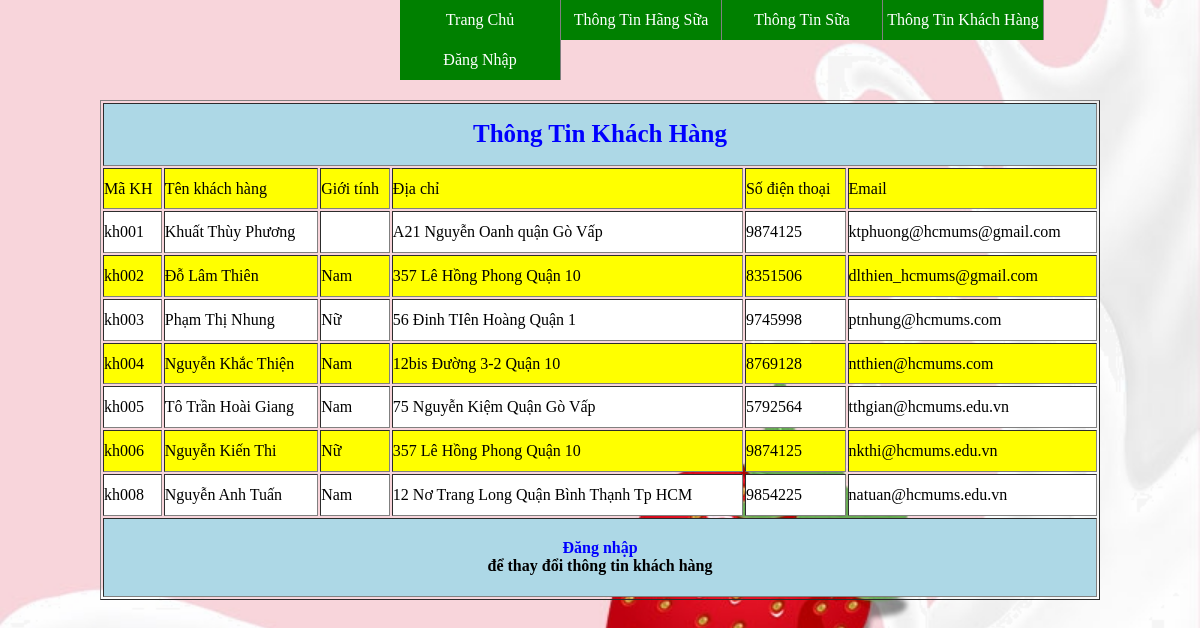
The app's page /thongtinkh.php with its own data.
### tables this page shows
CREATE TABLE `khachhang` (
  `id` int(11) NOT NULL,
  `makh` varchar(15) NOT NULL,
  `tenkh` varchar(255) NOT NULL,
  `gioitinhkh` varchar(15) NOT NULL DEFAULT '0',
  `diachikh` varchar(255) NOT NULL,
  `dienthoaikh` varchar(15) NOT NULL,
  `emailkh` varchar(255) NOT NULL
);

### thongtinkh.php (the view, shortened to what this page needs)
<!DOCTYPE html>
<html>
<head>
	<link rel="stylesheet" type="text/css" href="giaodien.css">
</head>
<body background="image\nen.jpg" id="nen">
	<?php
		require("ketnoi.php");
		$sql = "select *from khachhang";
		$result = mysqli_query($conn,$sql);
	 ?>
	<div id="container">
		<div id="menu">
			<ul>
				<li><a href="trangchu.php">Trang Chủ</a></li>
				<li><a href="giaodien.php">Thông Tin Hãng Sữa</a></li>
				<li><a href="thongtinsua.php">Thông Tin Sữa</a></li>
				<li><a href="thongtinkh.php">Thông Tin Khách Hàng</a></li>
				<li><a href="login.php">Đăng Nhập</a></li>
			</ul>
		</div>
				<form>
					<table border="1">
						<tr><th colspan="6" style="background-color: lightblue"><span id="tt">Thông Tin Khách Hàng</span></th></tr>
						<tr>
							<td>Mã KH</td>
							<td>Tên khách hàng</td>
							<td>Giới tính</td>
							<td>Địa chỉ</td>
							<td>Số điện thoại</td>
							<td>Email</td>
						</tr>
						<?php
							while($row = mysqli_fetch_assoc($result))
							{
						 ?>
						<tr>
							<td><?php echo $row["makh"] ?></td>
							<td><?php echo $row["tenkh"] ?></td>
							<td><?php echo $row["gioitinhkh"] ?></td>
							<td><?php echo $row["diachikh"] ?></td>
							<td><?php echo $row["dienthoaikh"] ?></td>
							<td><?php echo $row["emailkh"] ?></td>
						</tr>
						<?php
							}
				 		?>
				 		<tr><th colspan="6" style="background-color: lightblue"><a href="login.php" style="color: blue">Đăng nhập</a> để thay đổi thông tin khách hàng</th></tr>
					</table>
				</form>
	</div>
</body>
</html>

### giaodien.css (style rules this page uses)
* { margin: 0; padding: 0; }
#container { height: 700px; }
th { margin: center; text-align: center; }
#tt { color: blue; font-size: 25px; font-weight: 700; font-family: calibri; }
table { margin: auto; width: 1000px; height: 500px; }
ul { list-style-type: none; }
li { width: 160px; height: 40px; line-height: 40px; background-color: green; border-right: 1px solid grey; float: left; text-align: center; position: relative; }
a { color: white; text-decoration: none; display: block; }
#menu { margin-left: 400px; height: 100px; }
#nen { height: 400px; background-position: center; background-size: cover; background-repeat: no-repeat; }
tr:nth-child(even) { background-color: yellow; }
tr:nth-child(odd) { background-color: white; }

### thongtinkh.php (style rules this page uses)
table { margin: auto; width: 1000px; height: 500px; }
#menu { margin-left: 400px; height: 100px; }

### records on screen
khachhang: makh "kh001", tenkh "Khuất Thùy Phương", diachikh "A21 Nguyễn Oanh quận Gò Vấp", dienthoaikh "9874125", emailkh "ktphuong@hcmums@gmail.com"
khachhang: makh "kh002", tenkh "Đỗ Lâm Thiên", gioitinhkh "Nam", diachikh "357 Lê Hồng Phong Quận 10", dienthoaikh "8351506", emailkh "dlthien_hcmums@gmail.com"
khachhang: makh "kh003", tenkh "Phạm Thị Nhung", gioitinhkh "Nữ", diachikh "56 Đinh TIên Hoàng Quận 1", dienthoaikh "9745998", emailkh "ptnhung@hcmums.com"
khachhang: makh "kh004", tenkh "Nguyễn Khắc Thiện", gioitinhkh "Nam", diachikh "12bis Đường 3-2 Quận 10", dienthoaikh "8769128", emailkh "ntthien@hcmums.com"
khachhang: makh "kh005", tenkh "Tô Trần Hoài Giang", gioitinhkh "Nam", diachikh "75 Nguyễn Kiệm Quận Gò Vấp", dienthoaikh "5792564", emailkh "tthgian@hcmums.edu.vn"
khachhang: makh "kh006", tenkh "Nguyễn Kiến Thi", gioitinhkh "Nữ", diachikh "357 Lê Hồng Phong Quận 10", dienthoaikh "9874125", emailkh "nkthi@hcmums.edu.vn"
khachhang: makh "kh008", tenkh "Nguyễn Anh Tuấn", gioitinhkh "Nam", diachikh "12 Nơ Trang Long Quận Bình Thạnh Tp HCM", dienthoaikh "9854225", emailkh "natuan@hcmums.edu.vn"
